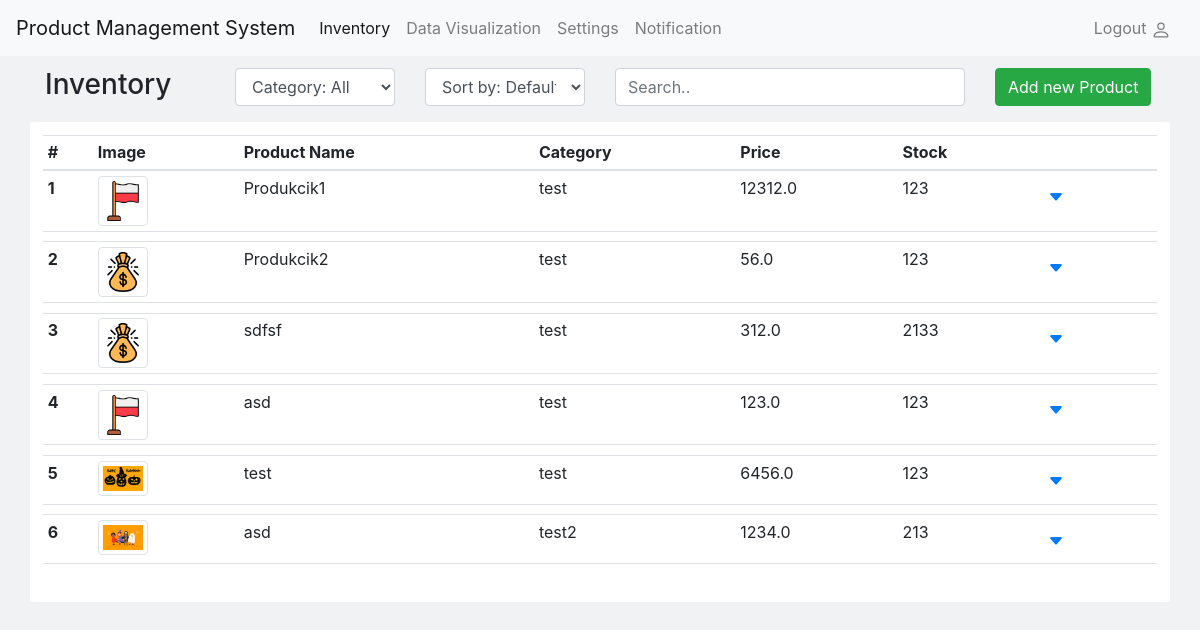
The app's page / (signed in) with its own data.
### inventory/models.py (models this page shows, shortened)
class Product(models.Model):
    image = models.ImageField()
    name = models.CharField(max_length=50)
    category = models.ForeignKey(Category, on_delete=models.CASCADE)
    stock = models.IntegerField()
    selling_price = models.FloatField()
    created_at = models.DateTimeField(auto_now_add=True)
    last_modified_at = models.DateTimeField(auto_now=True)
    sku = models.CharField(max_length=50, blank=True, null=True)
    barcode = models.IntegerField(blank=True, null=True)
    brand = models.CharField(max_length=50, blank=True, null=True)
    tags = models.ManyToManyField(Tag, blank=True)
    exp_date= models.DateField(auto_now=False, blank=True, null=True)
    manufacturing_price = models.FloatField(blank=True, null=True)

class Category(models.Model):
    name = models.CharField(max_length=30)
    usage_count = models.PositiveIntegerField(default=0)
    def __str__(self):
        return self.name

### inventory/views.py (the view)
# urls.py: path("", views.home_page, name="home"),
@login_required(login_url="login")
def home_page(request):
    products = Product.objects.all()
    categories = Category.objects.all()
    contex={"products":products, "categories":categories, "forms":getForms(products)}
    return render(request, "inventory/list.html", contex)

### inventory/models.py (called while the page is built)
    def __str__(self):
        return self.name

### inventory/views.py (called while the page is built)
def getForms(products):
    forms = {}
    for product in products:
        form = ProductForm(instance=product)
        forms[product.pk] = form
    return forms

### inventory/templates/inventory/list.html (shortened to what this page needs)
{% extends "inventory/base.html" %}
{% block style %}
    {% load static %}
    <link rel="stylesheet" href="{% static 'css/listStyle.css' %}">
{% endblock%}
{% block content %}
<div class="container">
    <div class="row justify-content-start">
      <div class="col">
        <h3>Inventory</h3>
      </div>
      <div class="col">
        <select id="filterCategory" class="form-control">
            <option selected value="all">Category: All</option>
          </select>
      </div>
      <div class="col">
        <select id="sortBy" class="form-control">
            <option value="default" selected>Sort by: Default</option>
          </select>
      </div>
      <div class="col-4">
        <input class="form-control" id="myInput" type="text" placeholder="Search..">
      </div>
      <div class="col">
        <a href="{% url 'add_product' %}"><button type="button" class="btn btn-success">Add new Product</button></a>
    </div>
    </div>
</div>
<div class="table-responsive" id="productsTable">
    <table class="table table-sm">
        <thead>
            <tr>
                <th scope="col">#</th>
                <th scope="col">Image</th>
                <th scope="col">Product Name</th>
                <th scope="col">Category</th>
                <th scope="col">Price</th>
                <th scope="col">Stock</th>
                <th scope="col"></th>
            </tr>
        </thead>
        <tbody>
            {% for product in products %}
                <tr class="productRow" data-price="{{ product.selling_price }}" data-stock="{{ product.stock }}" data-id="{{ product.id }}">
                    <th scope="row">{{ product.id }}</th>
                    <td><img src="{{ product.image.url }}" alt="Product Image" class="img-thumbnail" id="productImage"></td>
                    <td>{{ product.name }}</td>
                    <td>{{ product.category }}</td>
                    <td>{{ product.selling_price }}</td>
                    <td>{{ product.stock }}</td>
                    <td>
                        <button class="btn btn-link" data-toggle="collapse" data-target="#collapse{{ product.id }}" aria-expanded="false" aria-controls="collapse{{ product.id }}">
                            <svg xmlns="http://www.w3.org/2000/svg" width="16" height="16" fill="currentColor" class="bi bi-caret-down-fill" viewBox="0 0 16 16">
                                <path d="M7.247 11.14 2.451 5.658C1.885 5.013 2.345 4 3.204 4h9.592a1 1 0 0 1 .753 1.659l-4.796 5.48a1 1 0 0 1-1.506 0z" />
                            </svg>
                        </button>
                    </td>
                </tr>
                <tr class="productRowExpanded" data-price="{{ product.selling_price }}" data-stock="{{ product.stock }}" data-id="{{ product.id }}">
                    <td colspan="7" >
                    </td>
                </tr>
            {% endfor %}
        </tbody>
    </table>
</div>
{% endblock content %}
{% block scripts %}
    {% load static %}
{% endblock scripts %}

### inventory/static/css/listStyle.css (style rules this page uses)
body { background-color: #F0F2F4; }
.container { margin-top: 1%; margin-bottom: 1%; }
#productsTable { width:95%; border:1px solid white; background-color: white; margin: 0 auto;padding:1%; border-radius: 0.5%; }
#productImage { max-width: 50px; }

### records on screen
Product: id "1", image (picture), name "Produkcik1", category "test", selling_price "12312.0", stock "123"
Product: id "2", image (picture), name "Produkcik2", category "test", selling_price "56.0", stock "123"
Product: id "3", image (picture), name "sdfsf", category "test", selling_price "312.0", stock "2133"
Product: id "4", image (picture), name "asd", category "test", selling_price "123.0", stock "123"
Product: id "5", image (picture), name "test", category "test", selling_price "6456.0", stock "123"
Product: id "6", image (picture), name "asd", category "test2", selling_price "1234.0", stock "213"
